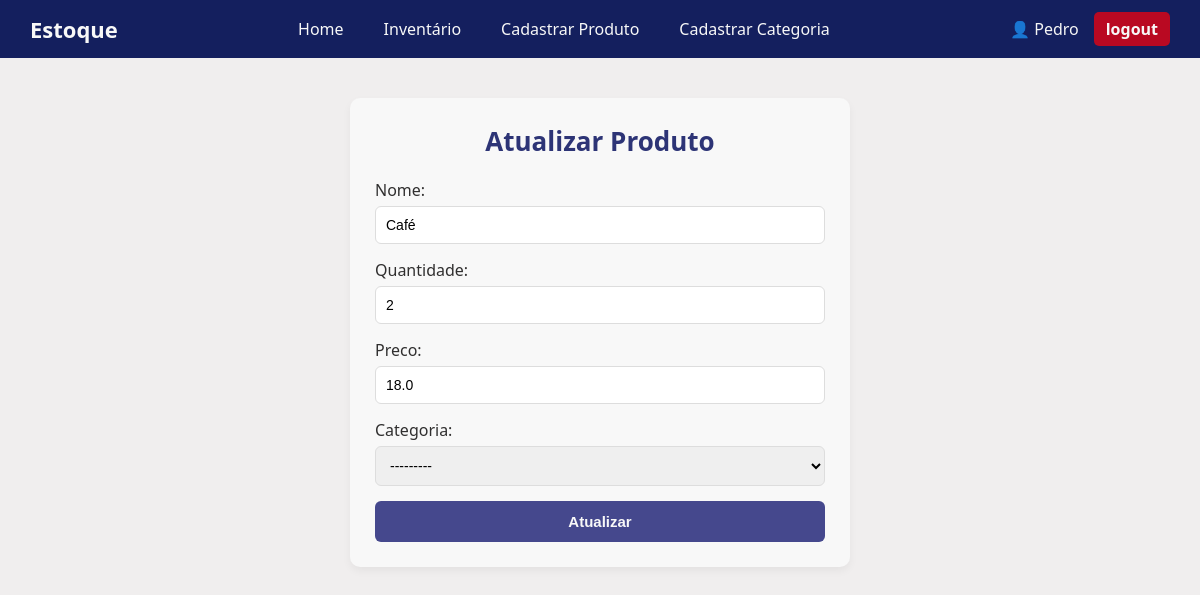
Screenshot of /update/8/ (signed in) with the database file from the repository.
### SistemaEstoque/models.py (models this page shows, shortened)
class Estoque(models.Model):
    nome=models.CharField(max_length=50,)
    quantidade=models.IntegerField(max_length=50, default=0)
    preco=models.FloatField(default=0)
    data_criacao=models.DateTimeField(default=timezone.now)
    categoria=models.ForeignKey(Categoria,on_delete=models.SET_NULL,blank=True,null=True)
    criador=models.ForeignKey(User,on_delete=models.SET_NULL,blank=True,null=True)

class Categoria(models.Model):
    nome=models.CharField(max_length=50)
    def __str__(self):
        return self.nome

### SistemaEstoque/views/novo_item.py (the view, shortened to what this page needs)
# urls.py: path('update/<int:id_item>/', views.update , name='update'),
@login_required(login_url='SistemaEstoque:login')
def update(request, id_item):
    estoque= get_object_or_404(Estoque,pk=id_item)
    form_action=reverse('SistemaEstoque:update', args=(id_item,))
    form = NovoItemForm(instance=estoque)
    contexto={
            'form_action' : form_action,
            'form' : form
        }
    return render(request, 'SistemaEstoque/update.html', contexto)

### SistemaEstoque/forms.py
class NovoItemForm((forms.ModelForm)):
    class Meta:
        model = Estoque
        fields=(
            'nome', 'quantidade', 'preco', 'categoria'
        )

### SistemaEstoque/templates/SistemaEstoque/update.html (shortened to what this page needs)
{% extends "global/base.html" %}
{% block content %}
    <div class="min-h-screen">
        <div class="form-container">
    <h1 class="form-title"> Atualizar Produto</h1>
    <form action="{{form_action}}" method="post">
        <div class="form-group">
            {{ form.as_p }}
        </div>
        <button type="submit" class="btn-submit">Atualizar</button>
    </form>
</div>
{% endblock content %}

### base_templates/global/partials/header.html
<nav>
    <nav class="navbar">
    <div class="navbar-logo">
        <a href="{% url 'SistemaEstoque:home' %}">Estoque</a>
    </div>
    <ul class="navbar-links">
        <li><a href="{% url 'SistemaEstoque:home' %}">Home</a></li>
        <li><a href="{% url 'SistemaEstoque:inventario' %}">Inventário</a></li>
        <li><a href="{% url 'SistemaEstoque:novo_item' %}">Cadastrar Produto</a></li>
        <li><a href="{% url 'SistemaEstoque:nova_categoria' %}">Cadastrar Categoria</a></li>
    </ul>
    <div class="navbar-user">
        <span><a class="logout" href="{% url "SistemaEstoque:atualizar_usuario" %}">👤 {{ user.username }}</a></span>
        <a href="{% url 'SistemaEstoque:logout' %}" class="btn-logout">logout</a>
    </div>
</nav>
</nav>

### base_static/global/style.css (style rules this page uses)
* { margin: 0; padding: 0; box-sizing: border-box; }
body { background-color: #f0eeee; }
.form-container { max-width: 500px; margin: 40px auto; background: #f8f8f8; padding: 25px; border-radius: 10px; box-shadow: 0 4px 8px rgba(0,0,0,0.05); font-family: 'Segoe UI', Tahoma, Geneva, Verdana, sans-serif; }
.form-title { text-align: center; color: #2d3476; margin-bottom: 20px; font-size: 26px; }
.form-group p { margin-bottom: 15px; }
.form-group label { display: block; margin-bottom: 5px; color: #302f2f; }
.form-group input, .form-group select, .form-group textarea { width: 100%; padding: 10px; border: 1px solid #ddd; border-radius: 6px; font-size: 14px; transition: border-color 0.2s ease-in-out; }
.btn-submit { width: 100%; padding: 12px; background-color: #45488d; color: #f8f8f8; font-size: 15px; font-weight: bold; border-radius: 6px; border: none; cursor: pointer; transition: background-color 0.2s ease-in-out; }
a { text-decoration: none; color:whitesmoke }
.navbar { display: flex; justify-content: space-between; align-items: center; background-color: #141f5e; padding: 12px 30px; color: #f8f8f8; font-family: 'Segoe UI', sans-serif; }
.navbar-logo a { font-size: 22px; font-weight: bold; color: #f8f8f8; text-decoration: none; }
.navbar-links { display: flex; list-style: none; gap: 20px; }
.navbar-links a { color: #f8f8f8; text-decoration: none; font-weight: 500; padding: 6px 10px; transition: background-color 0.2s ease; border-radius: 5px; }
.navbar-user { display: flex; align-items: center; gap: 15px; }
.btn-logout { background-color: #b90922; padding: 6px 12px; border-radius: 5px; color: #f8f8f8; text-decoration: none; font-weight: bold; transition: background-color 0.2s ease; }

### rows the page displays
Estoque: nome "Café", quantidade "2", preco "18.0", categoria "---------"

### other values shown
{{ user.username }} "Pedro"
